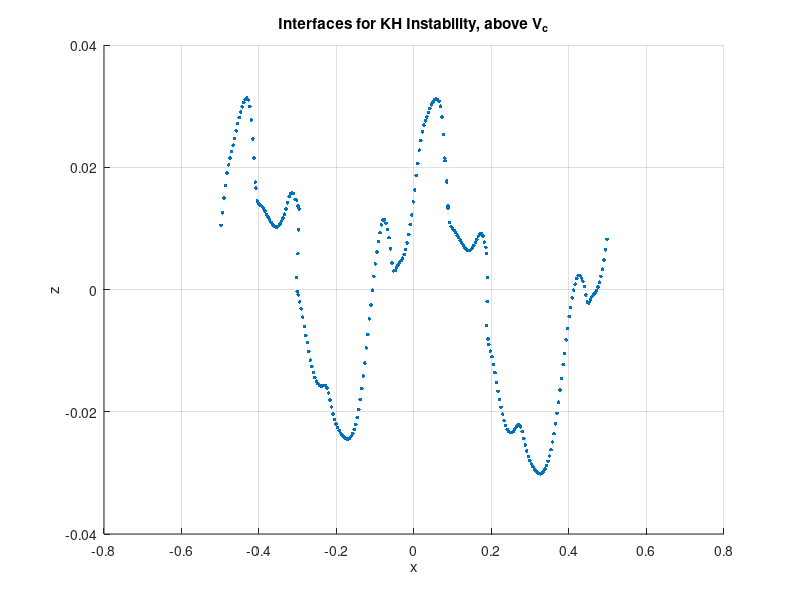

The MATLAB script that drew this image:
%% A short code to retrieve both interface and energy data from the Basilisk
% Rayleigh-Taylor solver and plot them
clear all;
clc;
clf;

%% Plotting Interface Data %%%

% Import simulation results, and change the file, assuming you are
% already in MAE563/Rayleigh - Taylor Instability
interface_results = importdata('kh_vortex_sheet/u2_gt_vc/results0.20_0.dat');
% [m1,n1] = size(interface_results);
% fprintf("The size of the raw data is %d by %d\n", m1, n1);

x1 = interface_results(:,1);
y1 = interface_results(:,2);

% Set Up the Figure
scatter(x1,y1,7,'filled','k');

% Add legend, axes, grid, and title
grid on
xlabel('x');
ylabel('z');
%legend('t = 0.0','t = 0.2','t = 0.4','t = 0.8')%,'t = 2.0')
title("Interfaces for KH Instability, above V_c");
